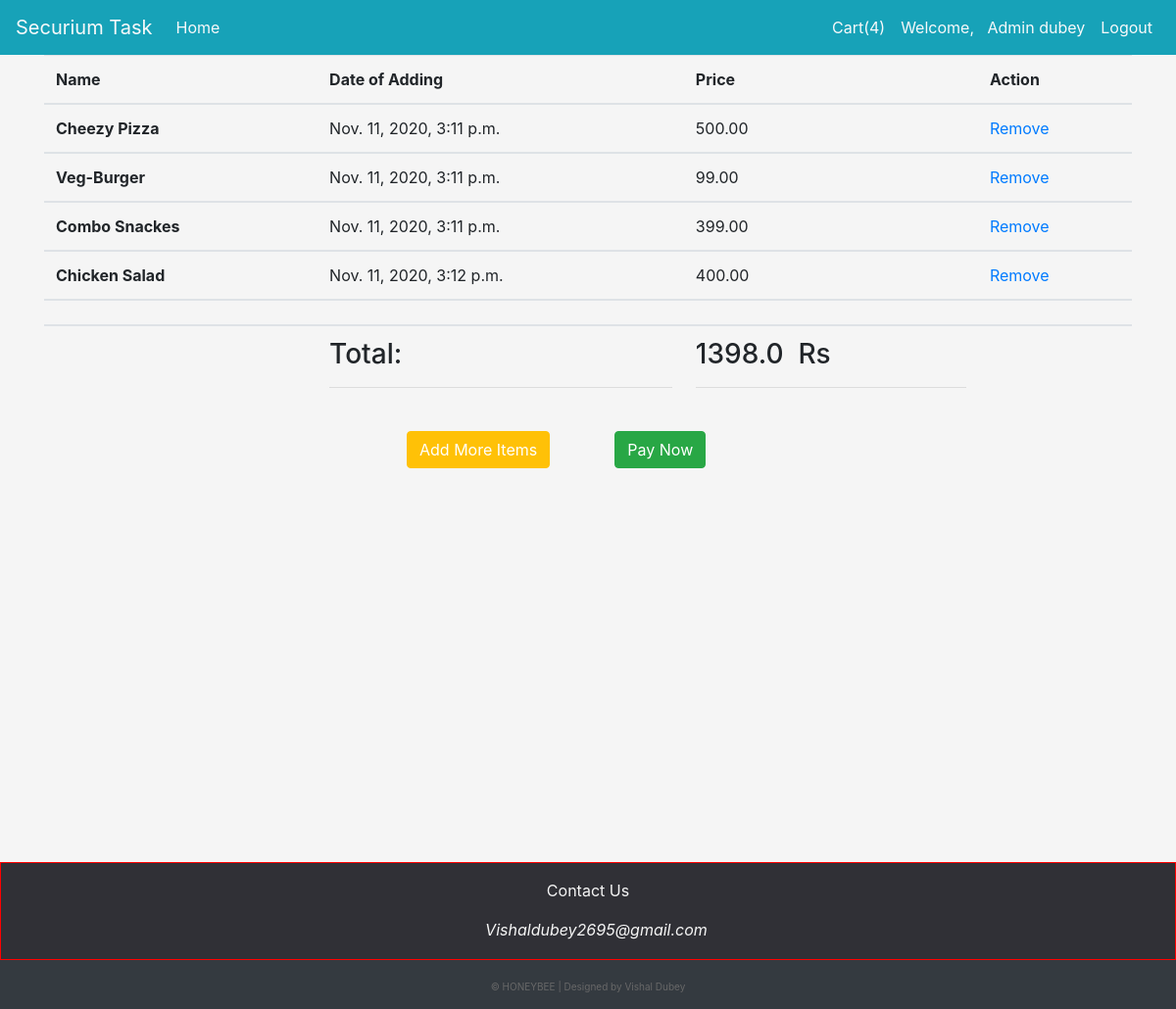
/cart/ (signed in), run on an earlier commit of the app's database.
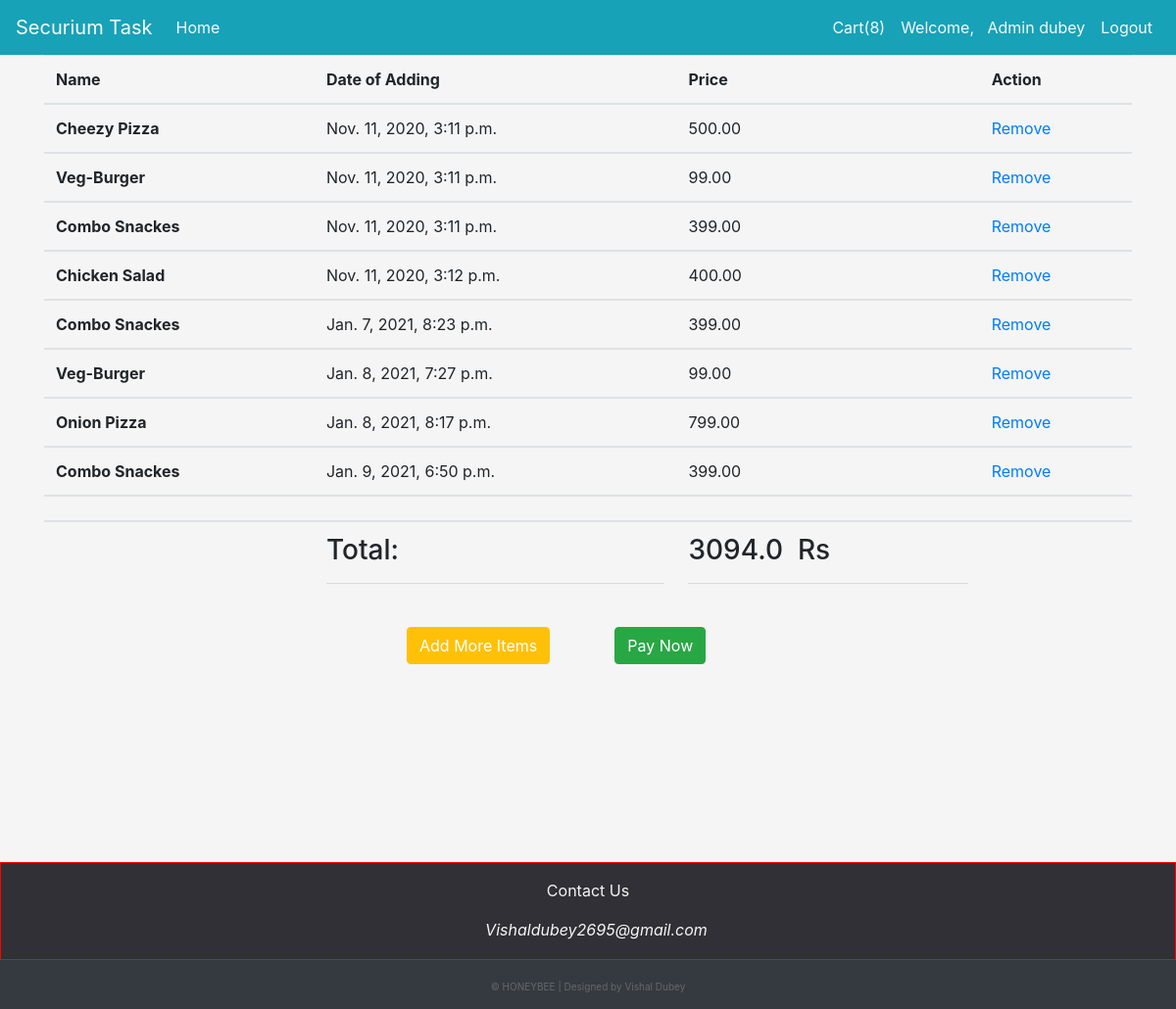
And on a later commit of the database.
### app/models.py (models this page shows)
class Cartitem(models.Model):
    items = models.ForeignKey(Products, on_delete=models.CASCADE)
    cuser = models.ForeignKey(User, on_delete=models.CASCADE)
    ctym = models.DateTimeField(auto_now_add=True, auto_now=False)

class Products(models.Model):
    title = models.CharField(max_length=50)
    desc = models.TextField(max_length=100)
    price = models.DecimalField(decimal_places=2, max_digits=100)
    pics = models.ImageField(null=True, blank=True, upload_to='pics')
    tym = models.DateTimeField(auto_now_add=True, auto_now=False)
    utym = models.DateTimeField(auto_now_add=False, auto_now=True)
    offer = models.BooleanField(default=False)

### app/views.py (the view)
# urls.py: path('cart/', views.showcart, name='cart'),
@login_required(login_url=('/'))
def showcart(request):
    items = Cartitem.objects.filter(cuser=request.user)
    ff = len(items)
    request.session['key'] =  ff
    print(ff)
    total = 0.00
    for item in items:
        total += float(item.items.price)
        print(total)
    print(total)
    return render(request, 'app/cart.html', {'items':items, 'total':total})

### app/templates/app/cart.html
{% extends 'app/base.html' %}
{% block content %}
{% if items or ittem %}
<div class="container">
<div class="row">
    <div class="col-sm-12">
<table class="table table-hover">
        <thead>
          <tr>
            <th scope="col">Name</th>
            <th scope="col">Date of Adding</th>
            <th scope="col">Price</th>
            {% if items %}
            <th scope="col">Action</th>
            {% endif %}
          </tr>
        </thead>
        {% for item in items %}
        <tbody>
          <tr>
            <th scope="row">{{item.items.title}}</th>
            <td>{{item.ctym}}</td>
            <td>{{item.items.price}}</td>
            <td><a href="{% url 'remove' item.id %}">Remove</a></td>
          </tr>
          </tbody>
          {% endfor %}
          <tbody>
            <tr>
              <th scope="row">{{ittem.title}}</th>
              <td></td>
              <td>{{ittem.price}}</td>
              <td></td>
            </tr>
            </tbody>
          <tr>
            <th scope="row"></th>
            <td><h3>Total:</h3><hr></td>
            <td><h3>{{total}}&nbsp; Rs </h3><hr></td>
            <td><a href=""></a></td>
          </tr>
      </table>
      <div class="offset-4">
        {% if items %}
        <button class="btn btn-warning">
        <a href="{% url 'home' %}" style="text-decoration: none; color: white">Add More Items</a></button>
        {% endif %}
        <button class="btn btn-success offset-1"><a href="{% url 'end' %}" style="text-decoration: none; color: white">Pay Now</a></button>
      </div>
      </div>
</div>
    {% else %}
      <div class="text-center mt-5"><h2 style="font-size: xx-large;">Your cart is empty..!! keep your shopping now..</h2>
        <button class="mt-5 btn btn-warning"><a href="{% url 'home' %}" style="text-decoration: none; color: white;">Continue Shopping</a></button></div>
    {% endif %}
</div>
{% endblock content %}

### app/templates/app/base.html (shortened to what this page needs)
{% load static %}
<!DOCTYPE html>
<html lang="en">
<head>
    <link rel="stylesheet" href="{% static 'css/bootstrap.css' %}">
    <link rel="stylesheet" href="{% static 'css/all.min.css' %}">
    <link rel="stylesheet" href="{% static 'css/style.css' %}">
</head>
<body>
    <div>
        {% include 'app/bar.html' %}
    </div>
<div class="page-wrapper">
    {% block content %}
    {% endblock content %}
</div>
<br>
<div class="footer">
    <div class="footer-content">
        <div class="footer-section text-center">
            <p class="text-center mt-3">Contact Us</p>
            <i class="far fa-envelope i-color"></i>
            <i>Vishaldubey2695@gmail.com</i>
        </div>
    </div>
    <div class="footer-bottom">
        &copy; HONEYBEE | Designed by Vishal Dubey
    </div>
</div>
</body>
</html>

### app/templates/app/bar.html (shortened to what this page needs)
{% load static %}
<nav class="navbar navbar-expand-lg navbar-light bg-info">
  <a class="navbar-brand text-light" href="{% url 'home' %}">Securium Task</a>
  <div class="collapse navbar-collapse" id="navbarNavDropdown">
    <ul class="navbar-nav">
      {% if request.user.is_authenticated %}
      <li class="nav-item active">
        <a class="nav-link text-light" href="{% url 'home' %}">Home <span class="sr-only">(current)</span></a>
      </li>
      {% endif %}
    </ul>
    <ul class="navbar-nav ml-auto">
      <li class="nav-items">
        <a href="{% url 'cart' %}" class="nav-link text-light">Cart({{request.session.key}})</a>
      </li>
      {% if request.user.is_authenticated %}
      <li class="nav-items">
        <a href="" class="nav-link text-light">Welcome, &nbsp; {{request.user.get_full_name|capfirst}}</a>
      </li>
      <li class="nav-items">
        <a href="{% url 'logout' %}" class="nav-link text-light">Logout</a>
      </li>
      {% endif %}
    </ul>
  </div>
</nav>

### static/css/style.css (style rules this page uses)
html, body { height: 100%; background-color:whitesmoke; color: black; }
.footer { background: #303036; color: #d3d3d3; height: 150px; position: relative; }
.footer .footer-content { border: 1px solid red; height: 100px ; }
.footer .footer-bottom { background:#343a40 ; color: #686868; height: 50px; width: 100%; text-align: center; position: absolute; font-size: 10px; bottom: 0px; left: 0px; padding-top: 20px; }
.page-wrapper { min-height: 100%; }
.footer-section { color: whitesmoke; }

What changed in the data, as far as the page shows it:
added Cartitem: items "Combo Snackes", ctym "Jan. 7, 2021, 8:23 p.m.", items.price "399.00"
added Cartitem: items "Veg-Burger", ctym "Jan. 8, 2021, 7:27 p.m.", items.price "99.00"
added Cartitem: items "Onion Pizza", ctym "Jan. 8, 2021, 8:17 p.m.", items.price "799.00"
added Cartitem: items "Combo Snackes", ctym "Jan. 9, 2021, 6:50 p.m.", items.price "399.00"
Also different on the page:
{{ request.session.key }}: "4" → "8"
{{ total }}: "1398.0" → "3094.0"
